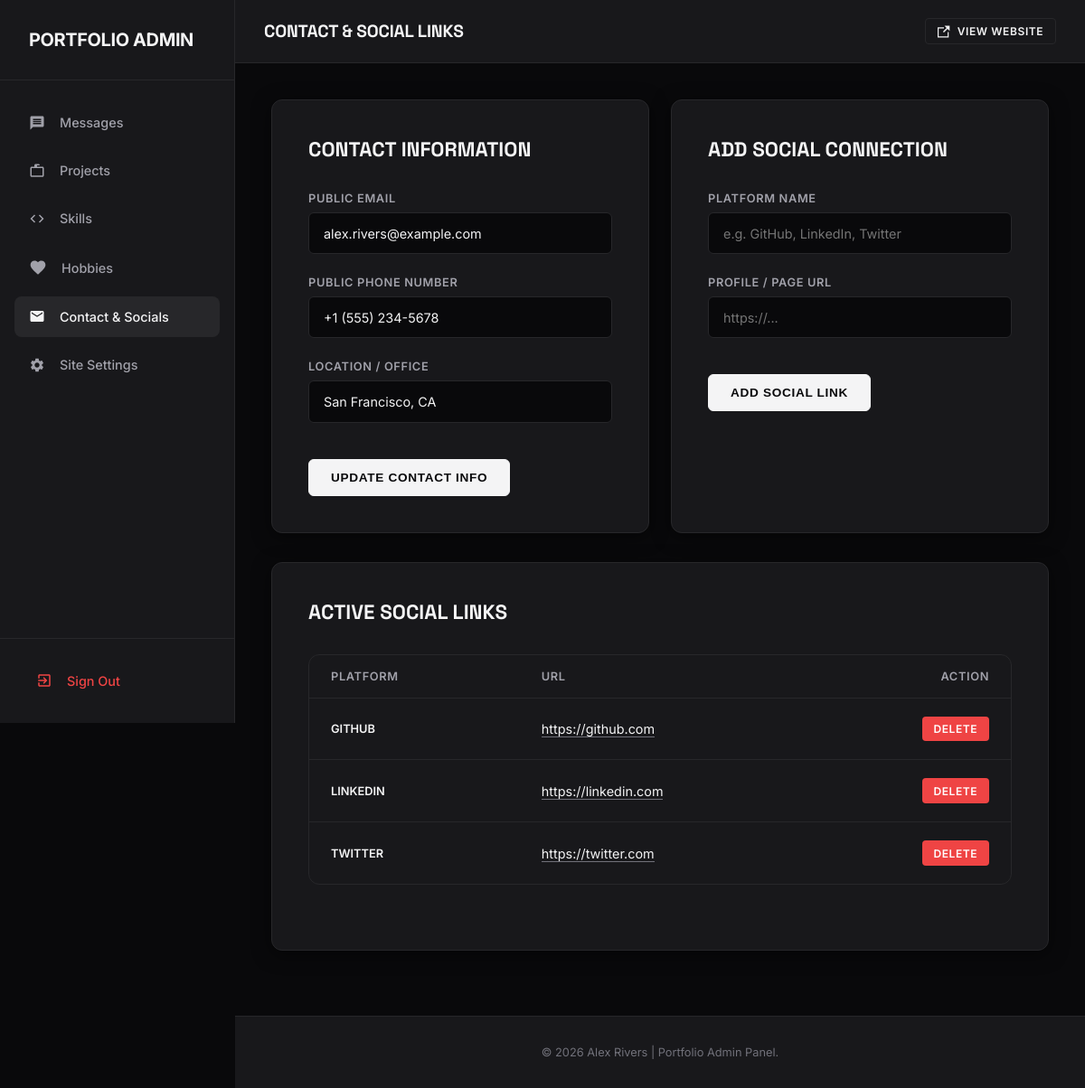
The page /admin/contact_social.php (signed in) on the database its author committed.
### tables this page shows
CREATE TABLE IF NOT EXISTS `contact_info` (
    `id` INT AUTO_INCREMENT PRIMARY KEY,
    `email` VARCHAR(100) NOT NULL,
    `phone` VARCHAR(50) NULL,
    `location` VARCHAR(255) NULL
);

CREATE TABLE IF NOT EXISTS `social_links` (
    `id` INT AUTO_INCREMENT PRIMARY KEY,
    `platform` VARCHAR(50) NOT NULL,
    `url` VARCHAR(255) NOT NULL
);

### admin/contact_social.php (the view, shortened to what this page needs)
<?php
require_once __DIR__ . '/../includes/header.php';
$contact = ['email' => '', 'phone' => '', 'location' => ''];
try {
    $stmtContact = $pdo->query("SELECT email, phone, location FROM contact_info LIMIT 1");
    $res = $stmtContact->fetch();
    if ($res) {
        $contact = $res;
    }
} catch (Exception $e) {}
$social_links = [];
try {
    $social_links = $pdo->query("SELECT id, platform, url FROM social_links ORDER BY platform ASC")->fetchAll();
} catch (Exception $e) {}
?>
<div class="form-grid">
    <div class="admin-card">
        <h3 class="card-title">Contact Information</h3>
        <form action="contact_social.php" method="POST">
            <div class="form-group">
                <label for="email">Public Email</label>
                <input type="email" id="email" name="email" class="form-control" value="<?php echo htmlspecialchars($contact['email']); ?>" required>
            </div>
            <div class="form-group">
                <label for="phone">Public Phone Number</label>
                <input type="text" id="phone" name="phone" class="form-control" placeholder="e.g. +1 (555) 000-0000" value="<?php echo htmlspecialchars($contact['phone']); ?>">
            </div>
            <div class="form-group">
                <label for="location">Location / Office</label>
                <input type="text" id="location" name="location" class="form-control" placeholder="e.g. San Francisco, CA" value="<?php echo htmlspecialchars($contact['location']); ?>" required>
            </div>
            <button type="submit" class="btn btn-primary" style="margin-top: 1rem;">Update Contact Info</button>
        </form>
    </div>
    <div class="admin-card">
        <h3 class="card-title">Add Social Connection</h3>
        <form action="contact_social.php" method="POST">
            <div class="form-group">
                <label for="platform">Platform Name</label>
                <input type="text" id="platform" name="platform" class="form-control" placeholder="e.g. GitHub, LinkedIn, Twitter" required>
            </div>
            <div class="form-group">
                <label for="url">Profile / Page URL</label>
                <input type="url" id="url" name="url" class="form-control" placeholder="https://..." required>
            </div>
            <button type="submit" class="btn btn-primary" style="margin-top: 1rem;">Add Social Link</button>
        </form>
    </div>
</div>
<div class="admin-card">
    <h3 class="card-title">Active Social Links</h3>
    <?php if (!empty($social_links)): ?>
        <div class="table-responsive">
            <table class="admin-table">
                <thead>
                    <tr>
                        <th style="width: 30%;">Platform</th>
                        <th style="width: 50%;">URL</th>
                        <th style="width: 20%; text-align: right;">Action</th>
                    </tr>
                </thead>
                <tbody>
                    <?php foreach ($social_links as $link): ?>
                        <tr>
                            <td style="font-weight: 600; text-transform: uppercase; font-size: 0.8rem;"><?php echo htmlspecialchars($link['platform']); ?></td>
                            <td>
                                <a href="<?php echo htmlspecialchars($link['url']); ?>" target="_blank" rel="noopener noreferrer" style="border-bottom: 1px solid var(--text-muted);">
                                    <?php echo htmlspecialchars($link['url']); ?>
                                </a>
                            </td>
                            <td style="text-align: right;">
                                <a href="contact_social.php?action=delete_social&id=<?php echo $link['id']; ?>" class="btn btn-danger btn-sm confirm-delete" data-confirm-message="Are you sure you want to delete this social link?">Delete</a>
                            </td>
                        </tr>
                    <?php endforeach; ?>
                </tbody>
            </table>
        </div>
    <?php else: ?>
        <div style="text-align: center; padding: 2rem; color: var(--text-secondary);">
            <p>No social connections have been added yet.</p>
        </div>
    <?php endif; ?>
</div>
<?php
require_once __DIR__ . '/../includes/footer.php';
?>

### assets/css/admin.css (style rules this page uses)
:root { --bg: #09090b; --bg-sec: #18181b; --text-primary: #f4f4f5; --text-secondary: #a1a1aa; --text-muted: #71717a; --accent: #27272a; --accent-hover: #3f3f46; --accent-color: #ffffff; --border: #27272a; --border-hover: #3f3f46; --danger: #ef4444; --danger-hover: #dc2626; --success: #22c55e; --success-bg: rgba(34, 197, 94, 0.1); --glass-bg: rgba(24, 24, 27, 0.6); --card-shadow: 0 4px 20px 0 rgba(0, 0, 0, 0.5); --sidebar-width: 260px; --transition: all 0.3s cubic-bezier(0.16, 1, 0.3, 1); }
* { box-sizing: border-box; margin: 0; padding: 0; }
body { background-color: var(--bg); color: var(--text-primary); font-family: 'Inter', sans-serif; display: flex; min-height: 100vh; overflow-x: hidden; }
h1, h2, h3, h4, h5, h6 { font-family: 'Space Grotesk', sans-serif; font-weight: 700; color: var(--text-primary); }
a { color: inherit; text-decoration: none; }
.table-responsive { width: 100%; overflow-x: auto; background: var(--bg-sec); border: 1px solid var(--border); border-radius: 12px; margin-bottom: 2rem; }
.admin-table { width: 100%; border-collapse: collapse; text-align: left; }
.admin-table th { padding: 1rem 1.5rem; font-size: 0.8rem; font-weight: 600; text-transform: uppercase; letter-spacing: 0.05em; color: var(--text-secondary); border-bottom: 1px solid var(--border); }
.admin-table td { padding: 1.25rem 1.5rem; font-size: 0.9rem; border-bottom: 1px solid var(--border); vertical-align: middle; }
.admin-table tr:last-child td { border-bottom: none; }
.admin-card { background: var(--bg-sec); border: 1px solid var(--border); border-radius: 12px; padding: 2.5rem; margin-bottom: 2rem; box-shadow: var(--card-shadow); }
.card-title { font-size: 1.4rem; margin-bottom: 2rem; text-transform: uppercase; }
.form-grid { display: grid; grid-template-columns: 1fr 1fr; gap: 1.5rem; }
.form-group { display: flex; flex-direction: column; gap: 0.5rem; margin-bottom: 1.5rem; }
.form-group label { font-size: 0.8rem; font-weight: 600; text-transform: uppercase; letter-spacing: 0.05em; color: var(--text-secondary); }
.form-control { width: 100%; max-width: 100%; background: var(--bg); border: 1px solid var(--border); border-radius: 6px; padding: 0.85rem 1rem; font-family: inherit; font-size: 0.9rem; color: var(--text-primary); transition: var(--transition); }
.btn { display: inline-flex; align-items: center; justify-content: center; gap: 0.5rem; padding: 0.75rem 1.5rem; font-size: 0.85rem; font-weight: 600; text-transform: uppercase; letter-spacing: 0.05em; border-radius: 6px; cursor: pointer; border: none; transition: var(--transition); }
.btn-primary { background: var(--text-primary); color: var(--bg); border: 1px solid var(--text-primary); }
.btn-danger { background: var(--danger); color: white; }
.btn-sm { padding: 0.4rem 0.8rem; font-size: 0.75rem; border-radius: 4px; }

### rows shown on the page
contact_info: email "alex.rivers@example.com", phone "+1 (555) 234-5678", location "San Francisco, CA"
social_links: platform "GITHUB", url "https://github.com"
social_links: platform "LINKEDIN", url "https://linkedin.com"
social_links: platform "TWITTER", url "https://twitter.com"

### other values the page prints
$page_title "CONTACT & SOCIAL LINKS"
$site_name "Alex Rivers | Portfolio"
